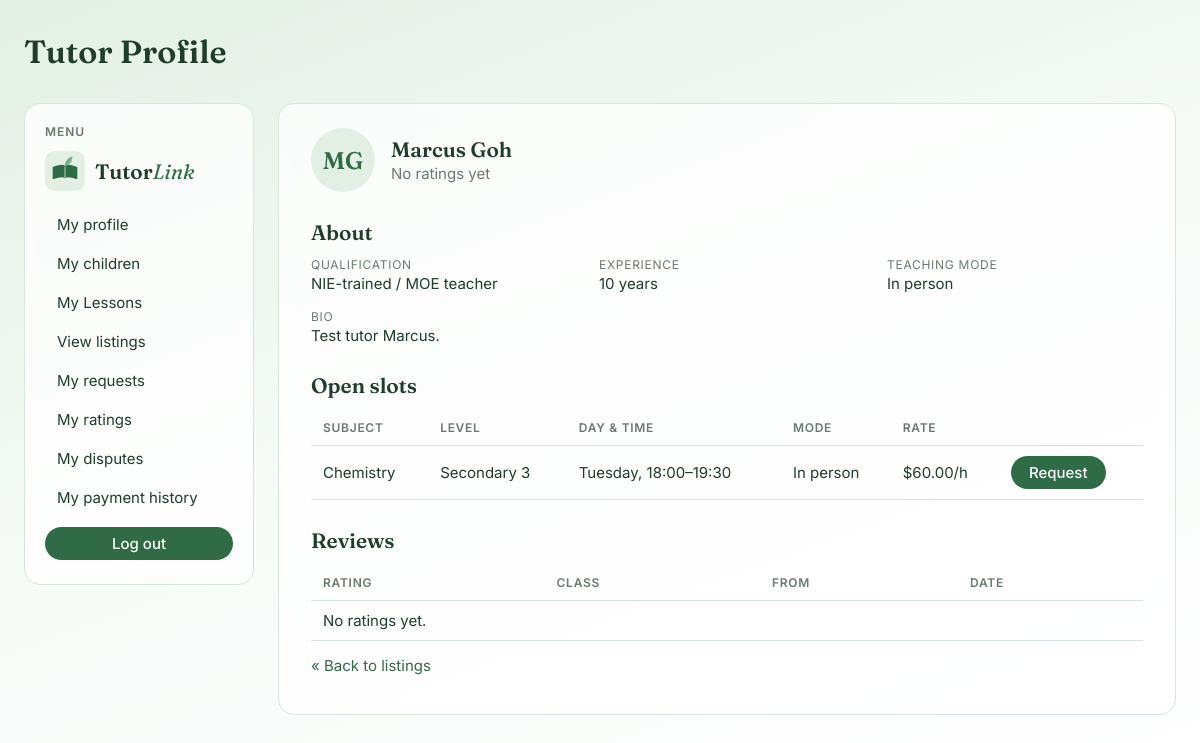
The page /listings/tutor-profile/5/ (signed in) on the database its author committed.
### accounts/models.py (models this page shows, shortened)
class TutorProfile(models.Model):
    user = models.OneToOneField(User, on_delete=models.CASCADE)
    bio = models.TextField(max_length=500)
    qualification = models.CharField(max_length=40, choices=QUALIFICATION_CHOICES)
    years_experience = models.PositiveIntegerField(default=0)
    teaching_mode = models.CharField(max_length=10, choices=TEACHING_MODE_CHOICES)

class User(AbstractUser):
    email = models.EmailField(unique=True)
    role = models.CharField(max_length=10, choices=ROLE_CHOICES, default='PARENT')
    phone = models.CharField(max_length=20, blank=True)
    address = models.CharField(max_length=255, blank=True)
    date_of_birth = models.DateField(null=True, blank=True)
    gender = models.CharField(max_length=1, choices=GENDER_CHOICES, blank=True)
    avatar = models.ImageField(upload_to="avatars/", blank=True)
    card_brand = models.CharField(max_length=20, blank=True)
    card_last4 = models.CharField(max_length=4, blank=True)

### listings/models.py (models this page shows, shortened)
class Listing(models.Model):
    SUBJECT_CHOICES = [
        ("ENGLISH", "English"),
        ("CHINESE", "Chinese"),
        ("MALAY", "Malay"),
        ("TAMIL", "Tamil"),
        ("MATH", "Mathematics"),
        ("E_MATH", "E-Math"),
        ("A_MATH", "A-Math"),
        ("H2_MATH", "H2 Math"),
        ("SCIENCE", "Science"),
        ("PHYSICS", "Physics"),
        ("CHEMISTRY", "Chemistry"),
        ("BIOLOGY", "Biology"),
        ("ECONOMICS", "Economics"),
        ("GEOGRAPHY", "Geography"),
        ("HISTORY", "History"),
        ("LITERATURE", "Literature"),
    ]
    WEEKDAY_CHOICES = [
        (0, "Monday"),
        (1, "Tuesday"),
        (2, "Wednesday"),
        (3, "Thursday"),
        (4, "Friday"),
        (5, "Saturday"),
        (6, "Sunday"),
    ]
    MODE_CHOICES = [
        ("IN_PERSON", "In person"),
        ("ONLINE", "Online"),
        ("HYBRID", "Hybrid")
    ]
    STATUS_CHOICES = [
        ("OPEN", "Open"),
        ("RESERVED", "Reserved"),
        ("FILLED", "Filled"),
        ("CLOSED", "Closed"),
    ]
    tutor = models.ForeignKey(
        TutorProfile, on_delete=models.CASCADE, related_name="listings"
    )
    subject = models.CharField(max_length=10, choices=SUBJECT_CHOICES)
    level = models.CharField(max_length=5, choices=LEVEL_CHOICES)
    weekday = models.PositiveSmallIntegerField(choices=WEEKDAY_CHOICES)
    start_time = models.TimeField()
    end_time = models.TimeField()
    mode = models.CharField(max_length=9, choices=MODE_CHOICES)
    rate_per_hour = models.DecimalField(max_digits=5, decimal_places=2)
    status = models.CharField(max_length=8, choices=STATUS_CHOICES, default="OPEN")
    created_at = models.DateTimeField(auto_now_add=True)
    class Meta:
        constraints = [
            models.CheckConstraint(
                condition=models.Q(rate_per_hour__gt=0),
                name="listing_rate_per_hour_greater_than_zero",
            ),
            models.CheckConstraint(
                condition=models.Q(end_time__gt=models.F("start_time")),
                name="listing_end_after_start",
            ),
        ]

### listings/views.py (the view)
# urls.py: path("tutor-profile/<int:pk>/", tutor_public_profile_view, name="tutor_public_profile_view")
@login_required
def tutor_public_profile_view(request, pk):
    if request.user.role != "PARENT":
        return redirect("index")
    profile = get_object_or_404(TutorProfile, pk=pk)
    listings = profile.listings.filter(status="OPEN").order_by("weekday", "start_time")
    ratings = profile.ratings_received.aggregate(avg=Avg("stars"), count=Count("id"))
    recent_ratings = profile.ratings_received.select_related(
        "rater", "package__enrolment_request__listing"
    ).order_by("-created_at")[:10]
    return render(request,
                  "listings/tutor_public_profile.html",
                  {'profile': profile,
                   'listings': listings,
                   'ratings': ratings,
                   'recent_ratings': recent_ratings})

### listings/templates/listings/tutor_public_profile.html (shortened to what this page needs)
{% extends 'base.html' %}
{% block header %}
Tutor Profile
{% endblock %}
{% block content %}
    <div class="profile-head">
        {% if profile.user.avatar %}
            <img class="avatar" src="{{ profile.user.avatar.url }}" alt="Profile photo">
        {% else %}
            <div class="avatar">{{ profile.user.first_name|first }}{{ profile.user.last_name|first }}</div>
        {% endif %}
        <div>
            <h2>{{ profile.user.first_name }} {{ profile.user.last_name }}</h2>
            <p>
                {% if ratings.count %}
                    ★ {{ ratings.avg|floatformat:1 }} ({{ ratings.count }} rating{{ ratings.count|pluralize }})
                {% else %}
                    No ratings yet
                {% endif %}
            </p>
        </div>
    </div>
    <h2>About</h2>
    <dl class="details">
        <div><dt>Qualification</dt><dd>{{ profile.get_qualification_display }}</dd></div>
        <div><dt>Experience</dt><dd>{{ profile.years_experience }} year{{ profile.years_experience|pluralize }}</dd></div>
        <div><dt>Teaching mode</dt><dd>{{ profile.get_teaching_mode_display }}</dd></div>
        <div class="wide"><dt>Bio</dt><dd>{{ profile.bio|default:"—"|linebreaksbr }}</dd></div>
    </dl>
    <h2>Open slots</h2>
    <table>
        <tr>
            <th>Subject</th>
            <th>Level</th>
            <th>Day &amp; time</th>
            <th>Mode</th>
            <th>Rate</th>
            <th></th>
        </tr>
        {% for listing in listings %}
        <tr>
            <td>{{ listing.get_subject_display }}</td>
            <td>{{ listing.get_level_display }}</td>
            <td>{{ listing.get_weekday_display }}, {{ listing.start_time|time:"H:i" }}–{{ listing.end_time|time:"H:i" }}</td>
            <td>{{ listing.get_mode_display }}</td>
            <td>${{ listing.rate_per_hour }}/h</td>
            <td><a class="btn" href="{% url 'send_enrolment_request_view' listing.pk %}">Request</a></td>
        </tr>
        {% empty %}
        <tr>
            <td colspan="6">No open slots right now.</td>
        </tr>
        {% endfor %}
    </table>
    <h2>Reviews</h2>
    <table>
        <tr><th>Rating</th><th>Class</th><th>From</th><th>Date</th></tr>
        {% for r in recent_ratings %}
        <tr>
            <td>
                {% for i in "12345" %}{% if forloop.counter <= r.stars %}★{% else %}☆{% endif %}{% endfor %}
            </td>
            <td>{{ r.package.enrolment_request.listing.get_subject_display }}</td>
            <td>{{ r.rater.first_name }}</td>
            <td>{{ r.created_at|date:"d M Y" }}</td>
        </tr>
        {% empty %}
        <tr><td colspan="4">No ratings yet.</td></tr>
        {% endfor %}
    </table>
    <p><a href="{% url 'parent_listings_view' %}">« Back to listings</a></p>
{% endblock %}

### static/css/style.css (style rules this page uses)
:root { --green-dark: #2f6b45; --green-leaf: #7fb98f; --green-pale: #e3efe5; --ink: #1f3d2b; --muted: #6b7a70; --card: rgba(255, 255, 255, 0.75); --line: #d6e4d9; --danger: #b5523b; --radius: 16px; }
* { box-sizing: border-box; }
body { margin: 0; min-height: 100vh; font-family: 'Inter', system-ui, sans-serif; font-size: 15px; color: var(--ink); background: linear-gradient(160deg, var(--green-pale) 0%, #f7fbf8 50%, #ffffff 100%); background-attachment: fixed; }
h1, h2, h3 { font-family: 'Fraunces', Georgia, serif; font-weight: 600; color: var(--ink); }
h2 { font-size: 1.3rem; margin: 28px 0 12px; }
a { color: var(--green-dark); text-decoration: none; }
main table { width: 100%; border-collapse: collapse; margin-bottom: 8px; }
main th, main td { border: none; border-bottom: 1px solid var(--line); padding: 10px 12px; text-align: left; vertical-align: middle; }
main th { font-size: 0.75rem; text-transform: uppercase; letter-spacing: 0.06em; color: var(--muted); font-weight: 600; }
button, input[type="submit"], .btn { display: inline-block; font: inherit; font-weight: 500; padding: 7px 18px; border: none; border-radius: 999px; background: var(--green-dark); color: white; cursor: pointer; }
.profile-head { display: flex; align-items: center; gap: 16px; margin-bottom: 24px; }
.avatar { width: 64px; height: 64px; border-radius: 50%; background: var(--green-pale); color: var(--green-dark); font-family: 'Fraunces', Georgia, serif; font-size: 1.5rem; font-weight: 600; display: flex; align-items: center; justify-content: center; }
.profile-head h2 { margin: 0; }
.profile-head p { margin: 2px 0 0; color: var(--muted); }
.details { display: grid; grid-template-columns: repeat(auto-fill, minmax(220px, 1fr)); gap: 16px 32px; margin: 0 0 8px; }
.details dt { font-size: 0.75rem; text-transform: uppercase; letter-spacing: 0.06em; color: var(--muted); }
.details dd { margin: 2px 0 0; }
.details .wide { grid-column: 1 / -1; }

### rows shown on the page
TutorProfile: user.first_name|first "M", user.last_name|first "G", user.first_name "Marcus", user.last_name "Goh", qualification "NIE-trained / MOE teacher", years_experience "10", teaching_mode "In person", bio "Test tutor Marcus."
Listing: subject "Chemistry", level "Secondary 3", weekday "Tuesday", start_time "18:00", end_time "19:30", mode "In person", rate_per_hour "60.00"
